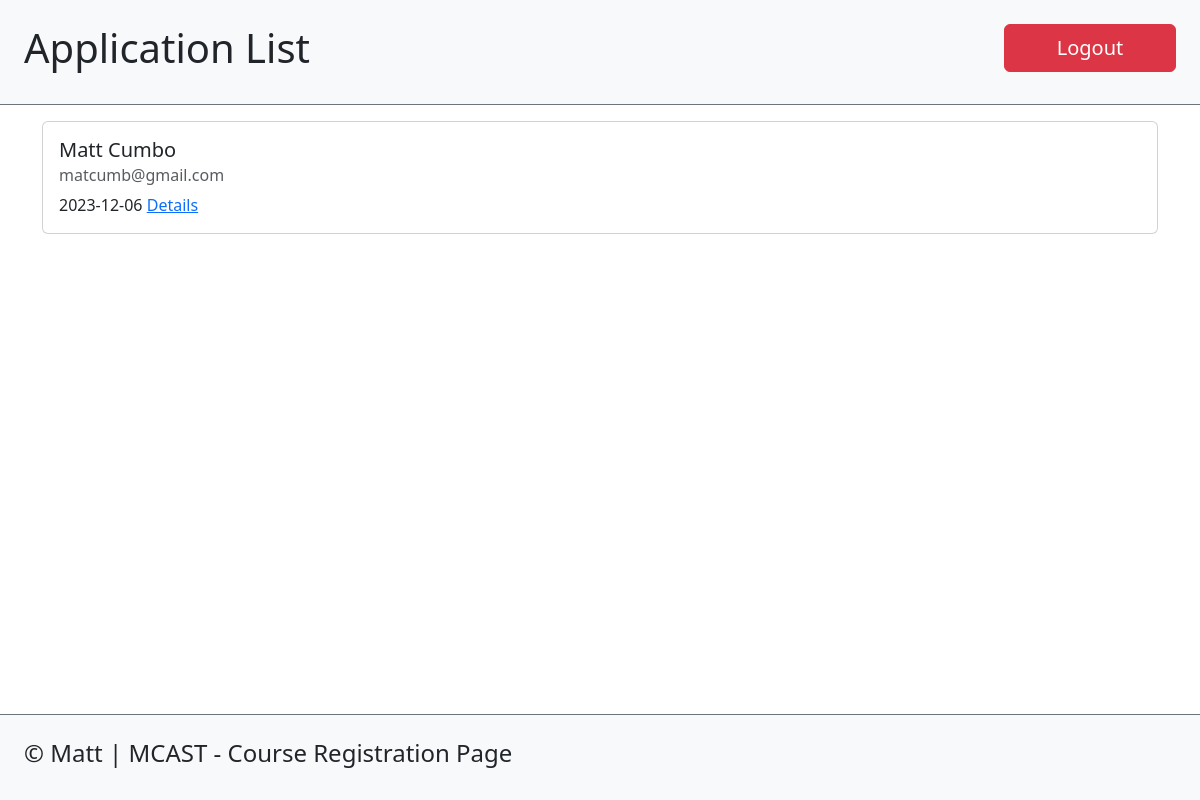
The app's page /applications.php (signed in) with its own data.
### tables this page shows
CREATE TABLE `application` (
  `id` int(11) NOT NULL,
  `username` varchar(10) NOT NULL,
  `password` varchar(100) NOT NULL,
  `email` varchar(100) NOT NULL,
  `firstName` varchar(100) NOT NULL,
  `lastName` varchar(100) NOT NULL,
  `address` varchar(100) NOT NULL,
  `street` varchar(100) NOT NULL,
  `town` int(11) NOT NULL,
  `course` int(11) NOT NULL,
  `applicationDate` date NOT NULL
);

### includes/db-functions.php (called while the page is built, shortened)
<?php
function loadAllApplications($conn){
    $sql = "SELECT * FROM application";
    $stmt = mysqli_stmt_init($conn);
    if(!mysqli_stmt_prepare($stmt, $sql)){
        echo "Could not load Applications";
        exit();
    }
    mysqli_stmt_execute($stmt);
    $result = mysqli_stmt_get_result($stmt);
    return $result;
}

### applications.php (the view, shortened to what this page needs)
<?php
    require_once "includes/dbh.php";
    require_once "includes/db-functions.php";
    include "includes/header.php";
    $applications = loadAllApplications($conn);
?>
<header class="container-fluid bg-light border-bottom border-secondary p-4">
    <div class="row">
        <div class="col-10">
            <h1>Application List</h1>
        </div>
        <div class="col-2">
            <form action="includes/logout-inc.php">
                <button type="submit" class="btn btn-danger w-100 p-2 fs-5">Logout</button>
            </form>
        </div>
    </div>
</header>
<div class="container mt-3">
    <div class="row">
        <?php
            foreach($applications as $app):
                ?>
                <div class="col">
                    <div class="card">
                        <div class="card-body">
                            <h5 class="card-title"><?php echo $app["firstName"]." ".$app["lastName"]; ?></h5>
                            <h6 class="card-subtitle mb-2 text-muted"><?php echo $app["email"];?></h6>
                            <span><?php echo $app["applicationDate"];?></span>
                            <a href="application.php?application=<?php echo $app["id"] ;?>" class="card-link">Details</a>
                        </div>
                    </div>
                </div>
                <?php
            endforeach;
        ?>
    </div>
</div>
<?php include "includes/footer.php" ?>

### records on screen
application: firstName "Matt", lastName "Cumbo", email "matcumb@gmail.com", applicationDate "2023-12-06"
